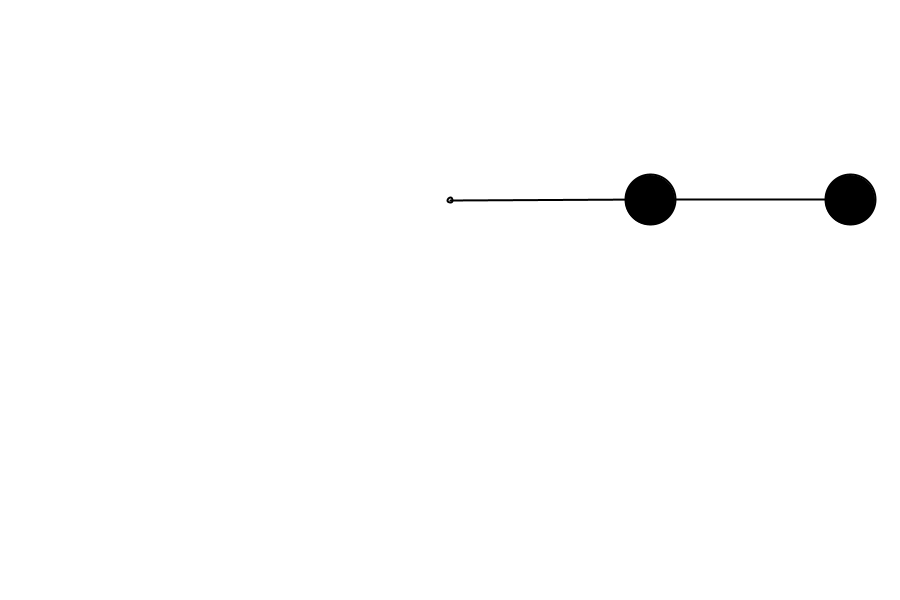
Frame 1 (no input)
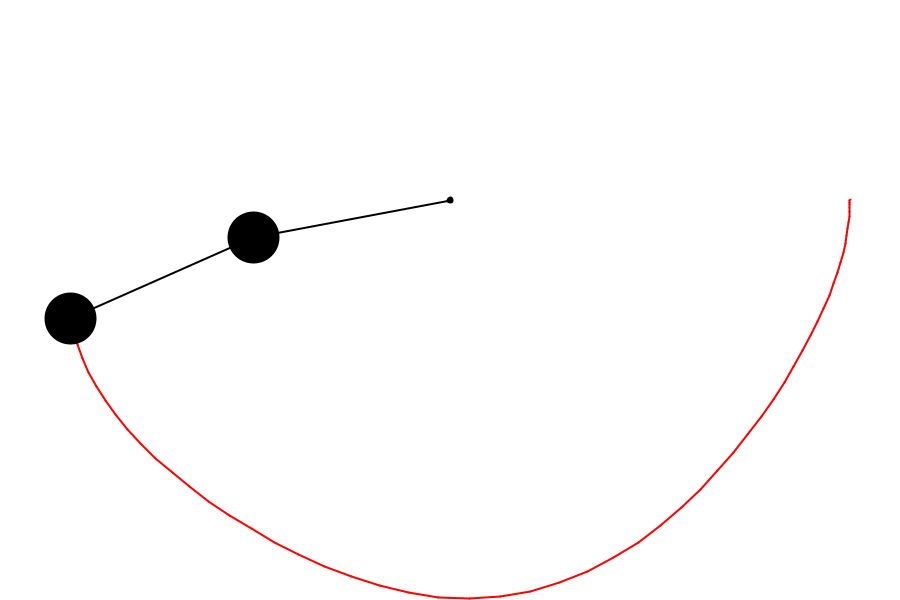
Frame 60 (the mouse pressed at the canvas centre just before this capture)
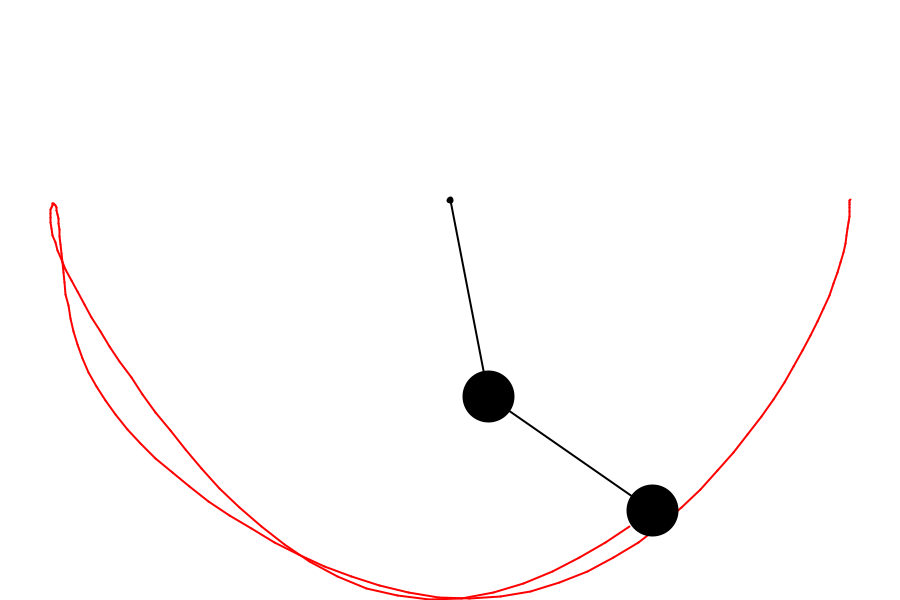
Frame 120 (the mouse held since frame 60 and released just before this capture)

The Processing sketch that drew these frames (run headless with seeded random() and noise(); from frame 60 on, the mouse is pressed at the canvas centre):

// Processing sketch: double_pendulum
// ── double_pendulum.pde
///////////////////////////////////////////////////////////////////////////////////////////////
//               *******************Code for Double Pendulum********************             //                   
//                             source for help is "The coding train"                         //
//  and formules from link:"https://www.myphysicslab.com/pendulum/double-pendulum-en.html"   //
//                                   Written by:Prabhat Yadav                                //
///////////////////////////////////////////////////////////////////////////////////////////////

float x, y, x1, y1, x2, y2;
float l1 = 200;
float l2 = 200;
float angle1 = PI/2;
float angle2 = PI/2;
float mass1 = 50;
float mass2 = 50;

float aAcc1 = 0;
float aVel1 = 0;

float aAcc2 = 0;
float aVel2 = 0;
float px2 = -1;
float py2 = -1;
float cx = 0;
float cy = 0;

float g = .8;

PGraphics canvas;

void setup() {
  size(900, 600);
  cx = width/2;
  cy = 200;
  canvas = createGraphics(900,600);
  canvas.beginDraw();
  canvas.background(255);
  canvas.endDraw();
}


void draw() {
  //background(255); 
  float a_nom1 = -g*(2*mass1+mass2)*sin(angle1);
  float a_nom2 = mass2*g*sin(angle1-2*angle2);
  float a_nom3 = 2*sin(angle1-angle2)*mass2;
  float a_nom4 = aVel2*aVel2*l2 + aVel1*aVel1*l1*cos(angle1-angle2);
  
  float a_denom = l1*(2*mass1 + mass2 - mass2*cos(2*angle1-2*angle2));
  
  aAcc1 = (a_nom1-a_nom2-a_nom3*a_nom4)/a_denom;
  
  float b_nom1 = 2*sin(angle1-angle2);
  float b_nom2 = aVel1*aVel1*l1*(mass1+mass2);
  float b_nom3 = g*(mass1+mass2)*cos(angle1);
  float b_nom4 = aVel2*aVel2*l2*mass2*cos(angle1-angle2);
  
  float b_denom = l2*(2*mass1 + mass2 - mass2*cos(2*angle1-2*angle2));
  
  aAcc2 = b_nom1*(b_nom2+b_nom3+b_nom4)/b_denom;
  
  image(canvas,0,0);
  stroke(0);
  strokeWeight(2);
  translate(cx,cy);

  x1 = l1*sin(angle1);
  y1 = l1*cos(angle1);

  x2 = x1 + l2*sin(angle2);
  y2 = y1 + l2*cos(angle2);

  ellipse(x, y, 5, 5);

  fill(0);
  line(x, y, x1, y1);
  ellipse(x1, y1, mass1, mass1);

  line(x1, y1, x2, y2);
  ellipse(x2, y2, mass2, mass2);
  
  aVel1 += aAcc1;
  aVel2 += aAcc2;
  angle1 += aVel1;
  angle2 += aVel2; 
   
  
  canvas.beginDraw();
  canvas.translate(cx,cy);
  canvas.stroke(255,0,0);
  canvas.strokeWeight(2);
  if(frameCount>1){
    canvas.line(px2,py2,x2,y2);
  }
  canvas.endDraw();
  
  px2 = x2;
  py2 = y2;

}
